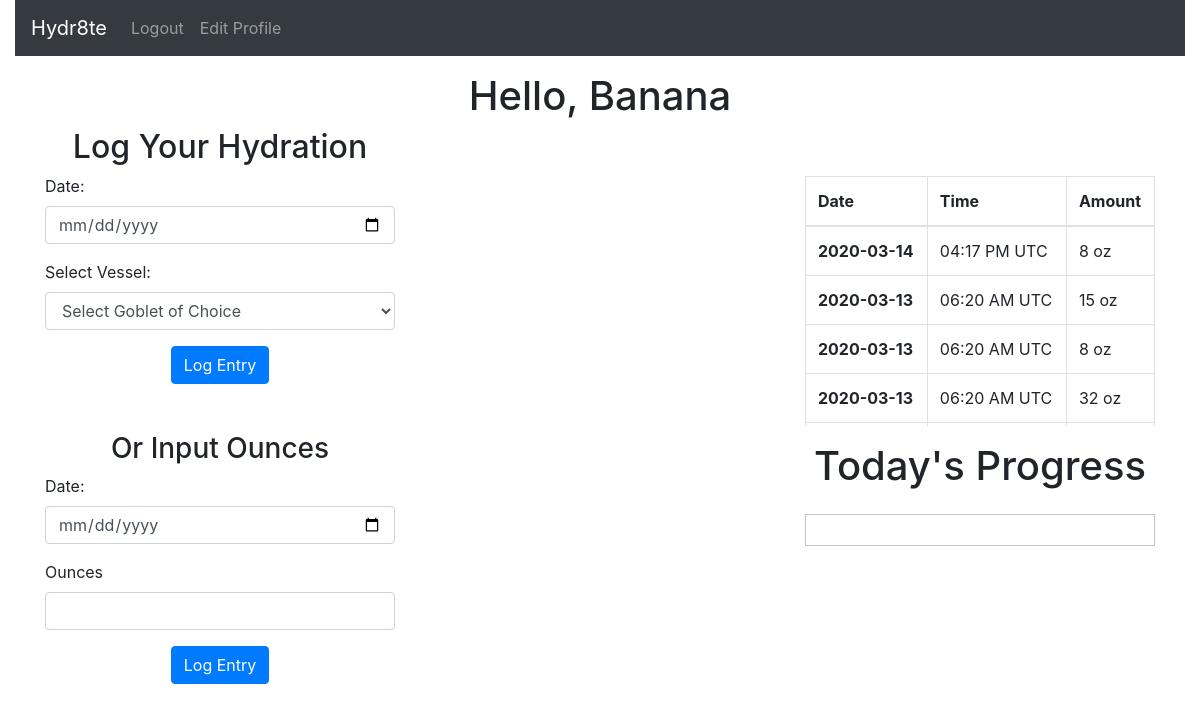
Screenshot of /home (signed in) with the database file from the repository.
### app.py (models this page shows, shortened)
class User(db.Model):
    __tablename__ = "users"
    id = db.Column(db.Integer, primary_key=True)
    first_name = db.Column(db.String(255))
    last_name = db.Column(db.String(255))
    email = db.Column(db.String(255))
    password = db.Column(db.String(255))
    created_at = db.Column(db.DateTime, server_default=func.now())
    updated_at = db.Column(db.DateTime, server_default=func.now(), onupdate=func.now())

class Entry(db.Model):
    __tablename__ = "entries"
    id = db.Column(db.Integer, primary_key=True)
    amount = db.Column(db.Integer)
    author_id = db.Column(db.Integer, db.ForeignKey("users.id", ondelete="cascade"), nullable=False)
    author = db.relationship('User', foreign_keys=[author_id], backref="user_entries")
    consump_date = db.Column(db.String)
    created_at = db.Column(db.DateTime, server_default=func.now())
    updated_at = db.Column(db.DateTime, server_default=func.now(), onupdate=func.now())
    def get_time(self):
        xtime = self.created_at
        time = xtime.strftime("%I:%M %p")
        return time

### app.py (the view)
@app.route('/home')
def success():
    if 'user_id' not in session:
        return redirect("/")
    else:
        user = User.query.get(session['user_id'])
        all_entries_by_user = Entry.query.filter_by(author_id=session['user_id']).order_by(Entry.consump_date.desc()).all()
        date = datetime.now()
        date_str = date.strftime("%Y-%m-%d")
        print(date_str)
        consumption = Entry.query.filter_by(author_id=session['user_id']).filter_by(consump_date=date_str).all()
        print(consumption)
        today_consumption = 0
        for entry in consumption:
            today_consumption += entry.amount
        if today_consumption >= 64:
            flash("You hit your hydration goal of 64 oz!", "success")
        return render_template("home.html", user=user, entries=all_entries_by_user, consumption=today_consumption)

### templates/home.html (shortened to what this page needs)
<!DOCTYPE html>
<html lang="en">
<head>
<link rel="stylesheet" href="https://cdnjs.cloudflare.com/ajax/libs/twitter-bootstrap/4.4.1/css/bootstrap.min.css">
<link rel="stylesheet" href="https://cdnjs.cloudflare.com/ajax/libs/font-awesome/5.11.2/css/all.min.css">
</head>
<body>
  <div class="container-fluid">
    <div class="row">
      <div class="col">
        <nav class="navbar navbar-expand-lg navbar-dark bg-dark">
          <a class="navbar-brand" href="/home">Hydr8te</a>
          <div class="collapse navbar-collapse" id="navbarNav">
            <ul class="navbar-nav mr-auto">
              <li class="nav-item">
                <a class="nav-link text-white-50" href="/logout">Logout</a>
              </li>
              <li class="nav-item">
                <a class="nav-link text-white-50" href="/edit_profile">Edit Profile</a>
              </li>
            </ul>
          </div>
        </nav>
      </div>
    </div>
    <div class="container">
      <div class="row mt-3">
        <div class="col">
          <h1 class="text-center">Hello, {{ user.first_name }}</h1>
        </div>
      </div>
        <div class="row">
          <div class="col">
            <form action="/add_entry" method="POST">
              <div class="form-group">
                <h2 class="text-center">Log Your Hydration</h2>
                <label for="Date">Date: </label>
                <input type="date" class="form-control" name="consump_date" required>
              </div>
              <div class="form-group">
                <label for="amount of water">Select Vessel: </label>
                <select class="form-control" name="quantity" required>
                  <option value="" disabled selected>Select Goblet of Choice</option>
                </select>
              </div>
              <div class="d-flex justify-content-center mt-2">
                <button type="submit" class="btn btn-primary">Log Entry</button>
              </div>
            </form>
            <form action="/add_entry" method="POST">
                <h3 class="text-center mt-5">Or Input Ounces</h3>
                <div class="form-group">
                  <label for="Date">Date: </label>
                  <input type="date" class="form-control" name="consump_date" required>
                </div>
                <div class="form-group">
                  <label for="ounces">Ounces</label>
                  <input type="text" class="form-control" name="quantity" required>
                </div>
              <div class="d-flex justify-content-center mt-2">
                <button type="submit" class="btn btn-primary">Log Entry</button>
              </div>
            </form>
          </div>
          <div class="col">
          </div>
          <div class="col mt-5">
            <div style="overflow: auto; max-height: 250px; height: 250px;">
              <table class="table table-bordered">
                <thead>
                  <tr>
                    <th>Date</th>
                    <th>Time</th>
                    <th>Amount</th>
                  </tr>
                </thead>
                <tbody>
                  {% for entry in entries %}
                  <tr>
                    <th>{{ entry.consump_date }}</th>
                    <td>{{ entry.get_time() }} UTC</td>
                    <td>{{ entry.amount }} oz</td>
                  </tr>
                  {% endfor %}
                </tbody>
              </table>
            </div>
            <h1 class="text-center mt-3 mb-4">Today's Progress</h1>
              <div id="progressbar">
              </div>
          </div>
        </div>
      </div>
    </div>
<link rel="stylesheet" href="//code.jquery.com/ui/1.12.1/themes/start/jquery-ui.css">
  <link rel="stylesheet" href="https://cdnjs.cloudflare.com/ajax/libs/jqueryui/1.12.1/jquery-ui.min.css" />
</body>
</html>

### rows the page displays
User: first_name "Banana"
Entry: consump_date "2020-03-14", get_time "04:17 PM", amount "8"
Entry: consump_date "2020-03-13", get_time "06:20 AM", amount "15"
Entry: consump_date "2020-03-13", get_time "06:20 AM", amount "8"
Entry: consump_date "2020-03-13", get_time "06:20 AM", amount "32"
